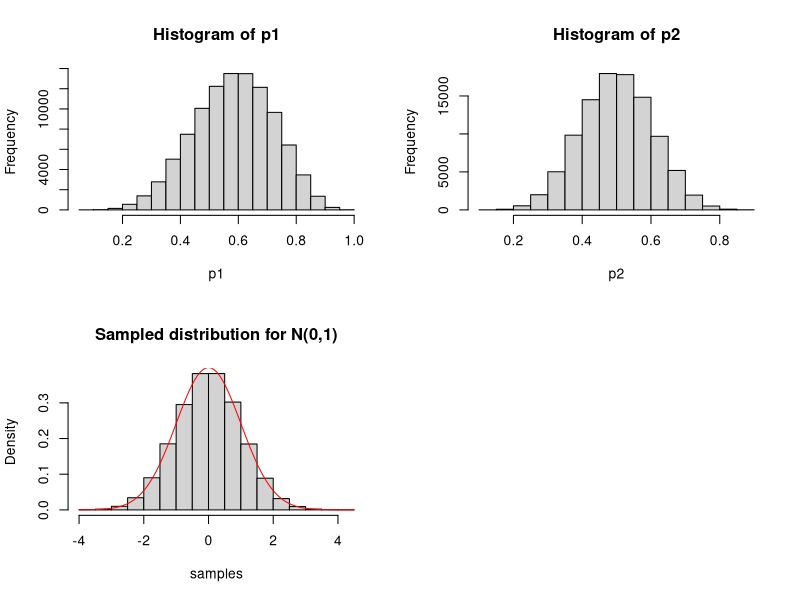

The R script that drew this image:
## ---- chunk 1
set.seed(123)
n=100000
alpha1 = 1
beta1 = 1
alpha2 = 1
beta2 = 1
n1 = 10
y1 = 6
n2 = 20
y2 = 10
## ---- chunk 2
p1 <- rbeta(n, y1+alpha1, n1 - y1 + beta1, ncp = 0)
p2 <- rbeta(n, y2+alpha2, n2 - y2 + beta2, ncp = 0)
q1 <- quantile(p1,probs = c(0.025, 0.975))
q2 <- quantile(p2,probs = c(0.025, 0.975))
par(mfrow=c(2,2))
hist(p1)
hist(p2)
## ---- chunk 3
q1-q2
## ---- chunk 4
qbeta(c(0.025, 0.975),y1+alpha1, n1 - y1 + beta1)-qbeta(c(0.025, 0.975),y2+alpha2, n2 - y2 + beta2)
## ---- chunk 5
mean(p1 > p2)
## ---- chunk 6
rnorm_exp_AR <- function(n){
  x <- rep(NA,n)
  for(i in 1:n){
    y <- rexp(1, rate=1)
    u <- runif(1, 0, 1)
    rhoY <- exp(-1/2)*exp(-0.5*y**2+y)
    if (u < rhoY){
      p <- rbinom(1,1, p=0.5)
      if (p == 0){
        x[i]<- -y
      }
      else{
        x[i]<- y
      }
    }
  }    
  return(x)
}
## ---- chunk 7
test<- rnorm_exp_AR(n)
sum(test != "NA")/n 
## ---- chunk 8
hist(as.numeric(test[which(test !="NA")]), freq=FALSE, main="Sampled distribution for N(0,1)", xlab="samples")
x <- seq(-4,4,by = .2)
curve(dnorm(x,0,1), col="red", add=TRUE)
## ---- chunk 9
# sample a p-vector on S
p_shell <- function(p){
  u <- rnorm(p,0,1)
  x <- u/(norm(u, type='2'))
  return(x)
}
## ---- chunk 10
large_p_test <- p_shell(1000000)
norm(large_p_test, type='2')
## ---- chunk 11
# Sample X_1 on S n times 
p <- c(100,200,300)
est_X <- c(1,2,3)
for (i in 1:3){
  est_X[i] <- mean(replicate(n,abs(p_shell(p[i])[1])))
}
## ---- chunk 12
est_df <- t(as.data.frame(est_X))
colnames(est_df) <- p
est_df
## ---- chunk 13
# sample a p-vector on B
p_ball <- function(p){
  u <- runif(1,0,1)
  rn <- rnorm(p,0,1)
  x <- u**(1/p)*rn/(norm(rn, type='2'))
  return(x)
}
## ---- chunk 14
large_p_test2 <- p_ball(1000000)
norm(large_p_test2, type='2')
## ---- chunk 15
# Sample X_1 on B n times
p <- c(100,200,300)
est_X2 <- c(1,2,3)
for (i in 1:3){
  est_X2[i] <- mean(replicate(n,abs(p_ball(p[i])[1])))
}

est_df2 <- t(as.data.frame(est_X2))
colnames(est_df2) <- p
est_df2
